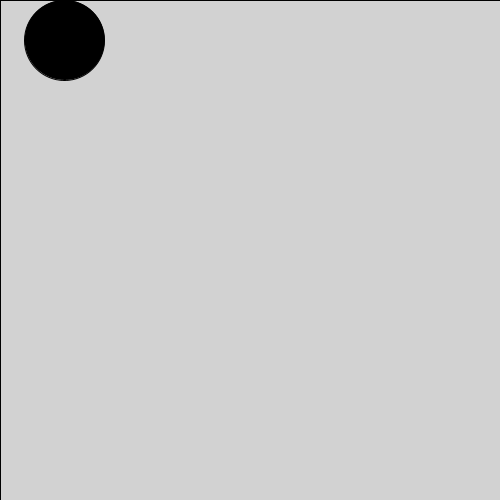
Frame 1 (no input)
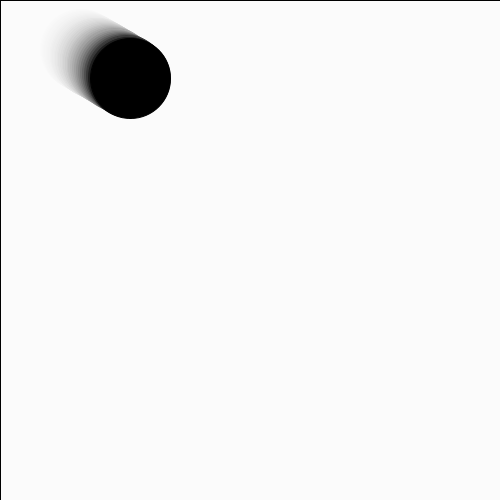
Frame 60 (the mouse pressed at the canvas centre just before this capture)
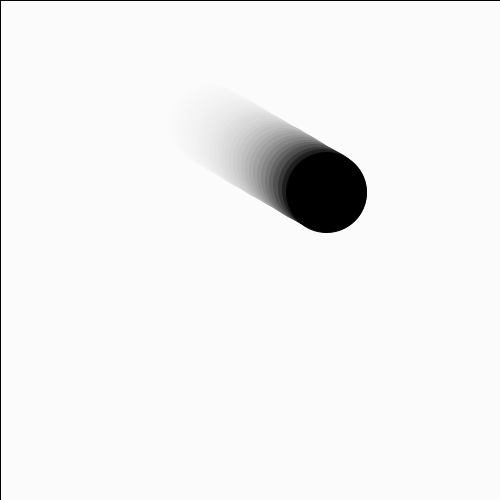
Frame 120 (the mouse held since frame 60 and released just before this capture)

The Processing sketch that drew these frames (run headless with seeded random() and noise(); from frame 60 on, the mouse is pressed at the canvas centre):

// Processing sketch: processing_41122
// ── processing_41122.pde

float x = random(0, width);
float y = random(0, height);
float radi = 40;
float speedx = random(-5, 5);
float speedy = random(-5, 5);
float ksk = 0;

void setup() {
  size(500, 500);
  frameRate(30);
  smooth();
}

void draw() {


  feedToWhite();

  if (ksk < 5) {
    ksk = ksk + 0.008;
  }

  if (ksk > 5) {
    ksk = - ksk + 0.008;
  }

  x = x + speedx * ksk;
  y = y + speedy * ksk;

  println(ksk);

  if (x + radi > width) {

    speedx = -speedx;

    x = width - radi;
  }
  if (x - radi < 0) {

    speedx = -speedx;

    x = radi;
  }
  if (y + radi > height) {

    speedy = -speedy;

    y = height - radi;
  }
  if (y - radi < 0) {

    speedy = -speedy;

    y = radi;
  }

  fill(0);
  ellipse(x, y, radi*2, radi*2);
}

void feedToWhite() {
  fill(255, 30);
  rect(0, 0, width, height);
}
